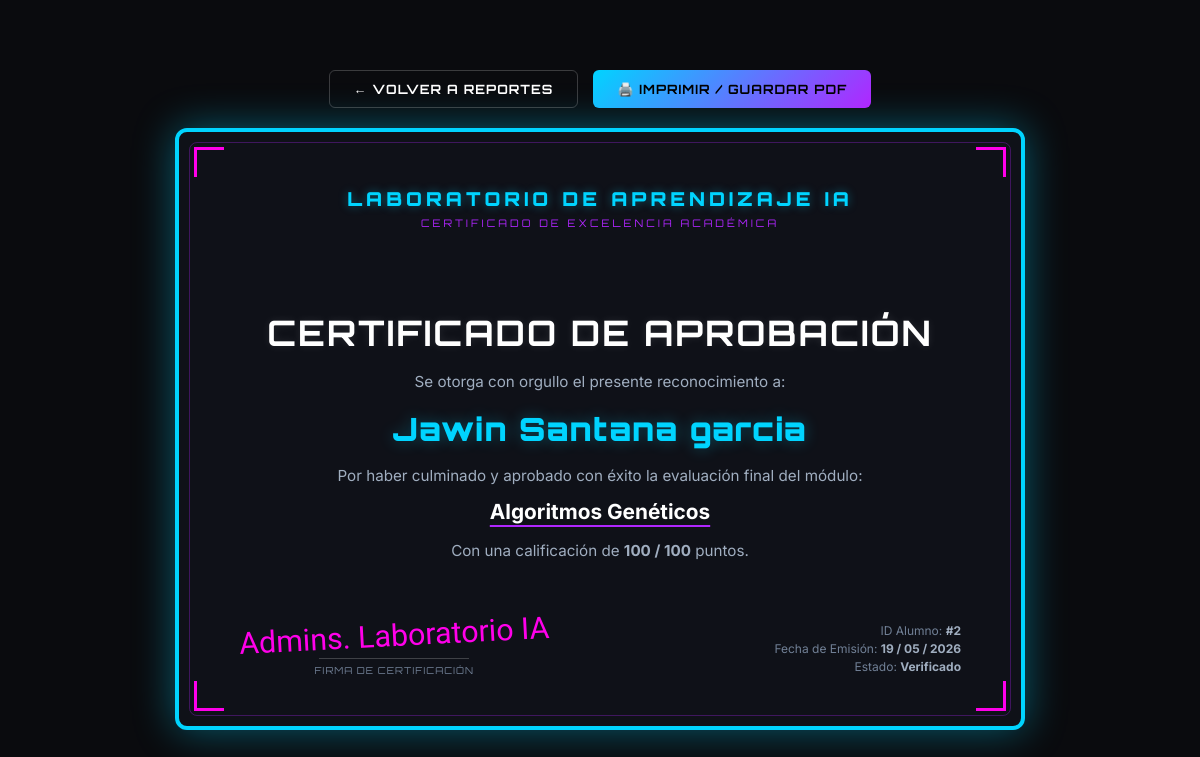
The app's page /generar_certificado.php?id=2 (signed in) with its own data.
### tables this page shows
CREATE TABLE `estudiantes` (
  `id` int NOT NULL AUTO_INCREMENT,
  `nombre` varchar(100) NOT NULL,
  `email` varchar(100) NOT NULL,
  `curso` varchar(50) NOT NULL,
  `fecha_registro` timestamp NULL DEFAULT CURRENT_TIMESTAMP,
  `estado` enum('Pendiente','Aprobado','Rechazado') DEFAULT 'Pendiente',
  `username` varchar(100) DEFAULT NULL,
  `password_hash` varchar(255) DEFAULT NULL,
  `telefono` varchar(20) DEFAULT NULL,
  `biografia` text,
  `foto_perfil` varchar(255) DEFAULT NULL,
  `calificacion` int DEFAULT NULL,
  `calificacion_algoritmos_geneticos` int DEFAULT NULL,
  `calificacion_machine_learning` int DEFAULT NULL,
  `calificacion_procesamiento_lenguaje` int DEFAULT NULL,
  `certificado_listo` tinyint DEFAULT '0',
  PRIMARY KEY (`id`),
  UNIQUE KEY `email` (`email`),
  UNIQUE KEY `username` (`username`)
);

### generar_certificado.php (the view, shortened to what this page needs)
<?php
$admin_logged = isset($_SESSION["admin_logged_in"]) && $_SESSION["admin_logged_in"] === true;
$estudiante_logged = isset($_SESSION["estudiante_logged_in"]) && $_SESSION["estudiante_logged_in"] === true;
$id_estudiante = null;
if (isset($_GET['id'])) {
    $id_estudiante = (int)$_GET['id'];
} elseif ($estudiante_logged) {
    $id_estudiante = (int)$_SESSION["estudiante_id"];
}
$host = "localhost"; $dbname = "laboratorio_ia";
$db_user = "root";   $db_pass = "123456789";
try {
    $conn = new PDO("mysql:host=$host;dbname=$dbname;charset=utf8", $db_user, $db_pass);
    $conn->setAttribute(PDO::ATTR_ERRMODE, PDO::ERRMODE_EXCEPTION);
    $sql = "SELECT nombre, email, curso, calificacion, calificacion_algoritmos_geneticos, calificacion_machine_learning, calificacion_procesamiento_lenguaje, certificado_listo FROM estudiantes WHERE id = :id";
    $stmt = $conn->prepare($sql);
    $stmt->execute([':id' => $id_estudiante]);
    $est = $stmt->fetch(PDO::FETCH_ASSOC);
    $curso_slug = $est['curso'];
    $nota = 0;
    $nombre_curso = "";
    switch ($curso_slug) {
        case 'algoritmos_geneticos':
            $nota = $est['calificacion_algoritmos_geneticos'];
            $nombre_curso = "Algoritmos Genéticos";
            break;
    }
} catch(PDOException $e) {
    echo "<div style='color:#ff003c; text-align:center; font-family:sans-serif; margin-top:50px;'><h2>Error: " . $e->getMessage() . "</h2></div>";
    exit;
}
?>
<!DOCTYPE html>
<html lang="es">
<head>
</head>
<body>
    <div class="web-controls">
        <?php if ($admin_logged): ?>
            <a href="panel.php?view=reportes" class="btn-action btn-back">← Volver a Reportes</a>
        <?php else: ?>
            <a href="perfil.php" class="btn-action btn-back">← Volver a mi Perfil</a>
        <?php endif; ?>
        <button onclick="window.print()" class="btn-action btn-print">🖨️ Imprimir / Guardar PDF</button>
    </div>
    <div class="diploma-container">
        <div class="corner c-tl"></div>
        <div class="corner c-tr"></div>
        <div class="corner c-bl"></div>
        <div class="corner c-br"></div>
        <div>
            <div class="header-logo">LABORATORIO DE APRENDIZAJE IA</div>
            <div class="header-subtitle">Certificado de Excelencia Académica</div>
        </div>
        <div>
            <h1 class="main-title">CERTIFICADO DE APROBACIÓN</h1>
            <p class="certify-text">Se otorga con orgullo el presente reconocimiento a:</p>
            <div class="student-name"><?php echo htmlspecialchars($est['nombre']); ?></div>
            <p class="certify-text">Por haber culminado y aprobado con éxito la evaluación final del módulo:</p>
            <div class="course-name"><?php echo htmlspecialchars($nombre_curso); ?></div>
            <p class="certify-text">Con una calificación de <strong><?php echo $nota; ?> / 100</strong> puntos.</p>
        </div>
        <div class="footer-details">
            <div class="sign-block">
                <div class="signature">Admins. Laboratorio IA</div>
                <div class="line"></div>
                <div class="sign-title">Firma de Certificación</div>
            </div>
            <div class="info-block">
                ID Alumno: <strong>#<?php echo $id_estudiante; ?></strong><br>
                Fecha de Emisión: <strong><?php echo date('d / m / Y'); ?></strong><br>
                Estado: <strong>Verificado</strong>
            </div>
        </div>
    </div>
</body>
</html>

### generar_certificado.php (style rules this page uses)
:root { --bg-dark: #0a0b0e; --cyan: #00d4ff; --violet: #b026ff; --magenta: #ff00ea; --border-glow: rgba(0, 212, 255, 0.4); }
* { box-sizing: border-box; margin: 0; padding: 0; }
body { background-color: var(--bg-dark); color: #fff; font-family: 'Inter', sans-serif; min-height: 100vh; display: flex; flex-direction: column; align-items: center; justify-content: center; padding: 20px; overflow-x: hidden; }
.web-controls { margin-bottom: 20px; display: flex; gap: 15px; z-index: 10; }
.btn-action { padding: 10px 24px; font-family: 'Orbitron', sans-serif; font-size: 0.8rem; font-weight: 700; text-transform: uppercase; letter-spacing: 1px; border-radius: 6px; cursor: pointer; text-decoration: none; transition: all 0.3s ease; }
.btn-print { background: linear-gradient(135deg, var(--cyan), var(--violet)); border: none; color: #000; }
.btn-back { background: transparent; border: 1.5px solid rgba(255, 255, 255, 0.2); color: #fff; }
.diploma-container { width: 100%; max-width: 850px; aspect-ratio: 1.414 / 1; background: #0f1118; border: 4px solid var(--cyan); border-radius: 12px; padding: 40px; position: relative; box-shadow: 0 0 40px var(--border-glow); overflow: hidden; display: flex; flex-direction: column; justify-content: space-between; align-items: center; text-align: center; }
.diploma-container::before { content: ''; position: absolute; top: 0; left: 0; right: 0; bottom: 0; border: 1px solid rgba(176, 38, 255, 0.3); margin: 10px; pointer-events: none; border-radius: 8px; }
.corner { position: absolute; width: 30px; height: 30px; border: 3px solid var(--magenta); pointer-events: none; }
.c-tl { top: 15px; left: 15px; border-right: none; border-bottom: none; }
.c-tr { top: 15px; right: 15px; border-left: none; border-bottom: none; }
.c-bl { bottom: 15px; left: 15px; border-right: none; border-top: none; }
.c-br { bottom: 15px; right: 15px; border-left: none; border-top: none; }
.header-logo { font-family: 'Orbitron', sans-serif; font-weight: 900; font-size: 1.2rem; letter-spacing: 4px; color: var(--cyan); text-shadow: 0 0 10px rgba(0, 212, 255, 0.4); margin-top: 15px; }
.header-subtitle { font-family: 'Orbitron', sans-serif; font-size: 0.65rem; letter-spacing: 3px; color: var(--violet); text-transform: uppercase; margin-top: 5px; }
.main-title { font-family: 'Orbitron', sans-serif; font-weight: 700; font-size: 2.2rem; color: #fff; letter-spacing: 2px; margin-top: 25px; text-transform: uppercase; text-shadow: 0 0 8px rgba(255,255,255,0.1); }
.certify-text { font-size: 0.95rem; color: #a0aec0; max-width: 600px; line-height: 1.6; margin: 15px auto 0 auto; }
.student-name { font-family: 'Orbitron', sans-serif; font-weight: 900; font-size: 2rem; color: var(--cyan); letter-spacing: 1px; margin: 15px 0; text-shadow: 0 0 15px rgba(0,212,255,0.3); }
.course-name { font-size: 1.3rem; color: #fff; font-weight: 700; text-decoration: underline; text-decoration-color: var(--violet); text-underline-offset: 6px; margin: 10px 0; }
.footer-details { width: 100%; display: flex; justify-content: space-between; align-items: flex-end; padding: 0 20px; margin-bottom: 10px; }
.sign-block { display: flex; flex-direction: column; align-items: center; }
.signature { font-family: 'Alex Brush', cursive; font-size: 1.9rem; color: var(--magenta); transform: rotate(-3deg); margin-bottom: 5px; }
.line { width: 150px; height: 1px; background-color: rgba(255,255,255,0.2); margin-bottom: 5px; }
.sign-title { font-family: 'Orbitron', sans-serif; font-size: 0.6rem; letter-spacing: 1px; color: #718096; text-transform: uppercase; }
.info-block { text-align: right; font-size: 0.75rem; color: #718096; line-height: 1.5; }
.info-block strong { color: #a0aec0; }

### records on screen
estudiantes: nombre "Jawin Santana garcia", curso "Algoritmos Genéticos", calificacion_algoritmos_geneticos "100"

### other values on screen
$id_estudiante "2"
